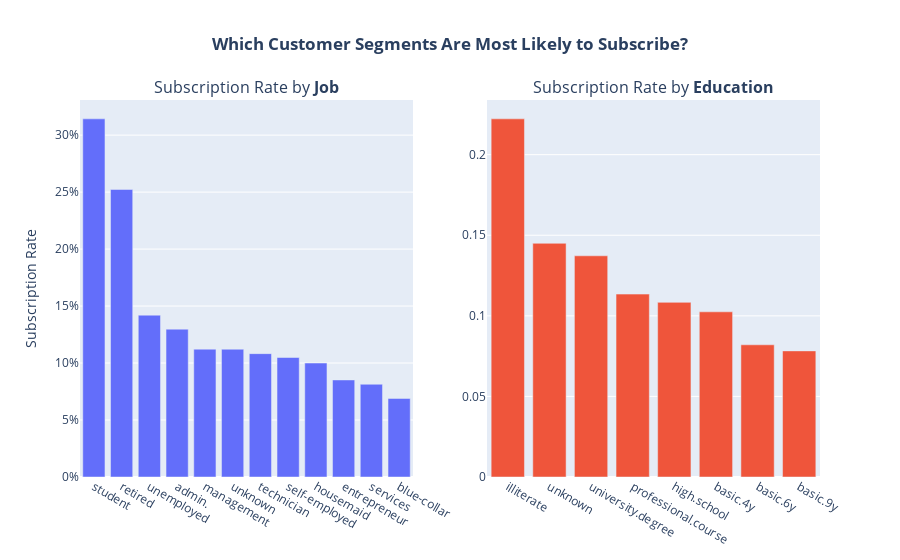

Notebook code for this chart:
### Markdown cell above
CELL 3: Study 2 - Exploring Key Feature Relationships (Raw Data)
This study looks for relationships in the raw data to understand why some features were so predictive. We'll explore the relationship between job, education, and the subscription outcome.

### Code cell
# --- Study 2: Exploring Relationships in the Raw Data ---

print("--- Analyzing Subscription Rate by Job and Education ---")

# Calculate the mean success rate for each category
job_success_rate = raw_df.groupby('job')['y_numeric'].mean().sort_values(ascending=False)
education_success_rate = raw_df.groupby('education')['y_numeric'].mean().sort_values(ascending=False)

# Create a figure with two subplots
fig = make_subplots(rows=1, cols=2, subplot_titles=('Subscription Rate by <b>Job</b>', 'Subscription Rate by <b>Education</b>'))

# Plot 1: Bar chart of success rate by job
fig.add_trace(
    go.Bar(x=job_success_rate.index, y=job_success_rate.values, name='Job'),
    row=1, col=1
)

# Plot 2: Bar chart of success rate by education
fig.add_trace(
    go.Bar(x=education_success_rate.index, y=education_success_rate.values, name='Education'),
    row=1, col=2
)

fig.update_layout(
    title_text='<b>Which Customer Segments Are Most Likely to Subscribe?</b>',
    title_x=0.5,
    showlegend=False,
    yaxis=dict(tickformat=".0%") # Format y-axis as percentage
)
fig.update_yaxes(title_text='Subscription Rate', row=1, col=1)
fig.show()

### Figure 1 — Plotly figure (JSON) as saved in the notebook; plotly's stock layout.template omitted (floating-point values rounded to 4 significant figures)
{"data": [{"name": "Job", "type": "bar", "x": ["student", "retired", "unemployed", "admin.", "management", "unknown", "technician", "self-employed", "housemaid", "entrepreneur", "services", "blue-collar"], "xaxis": "x", "y": [0.3143, 0.2523, 0.142, 0.1297, 0.1122, 0.1121, 0.1083, 0.1049, 0.1, 0.08516, 0.08138, 0.06894], "yaxis": "y"}, {"name": "Education", "type": "bar", "x": ["illiterate", "unknown", "university.degree", "professional.course", "high.school", "basic.4y", "basic.6y", "basic.9y"], "xaxis": "x2", "y": [0.2222, 0.145, 0.1372, 0.1135, 0.1084, 0.1025, 0.08202, 0.07825], "yaxis": "y2"}], "layout": {"annotations": [{"font": {"size": 16}, "showarrow": false, "text": "Subscription Rate by <b>Job</b>", "x": 0.225, "xanchor": "center", "xref": "paper", "y": 1, "yanchor": "bottom", "yref": "paper"}, {"font": {"size": 16}, "showarrow": false, "text": "Subscription Rate by <b>Education</b>", "x": 0.775, "xanchor": "center", "xref": "paper", "y": 1, "yanchor": "bottom", "yref": "paper"}], "showlegend": false, "title": {"text": "<b>Which Customer Segments Are Most Likely to Subscribe?</b>", "x": 0.5}, "xaxis": {"anchor": "y", "domain": [0, 0.45]}, "xaxis2": {"anchor": "y2", "domain": [0.55, 1]}, "yaxis": {"anchor": "x", "domain": [0, 1], "tickformat": ".0%", "title": {"text": "Subscription Rate"}}, "yaxis2": {"anchor": "x2", "domain": [0, 1]}}}
